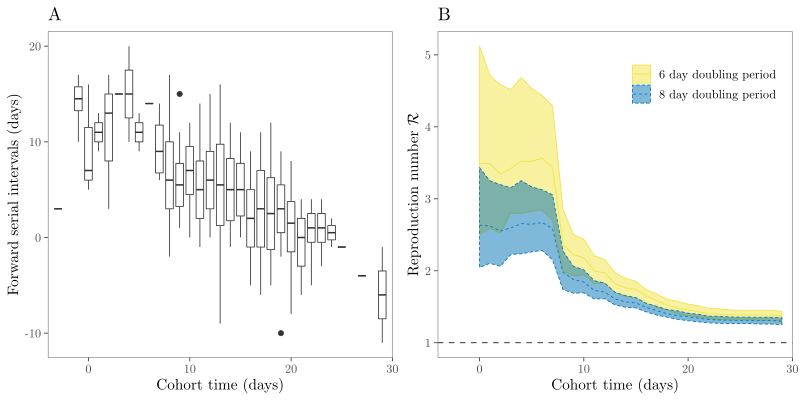

R code for this plot:
library(readxl)
library(tidyr)
library(dplyr)
library(ggplot2); theme_set(theme_bw())
library(gridExtra)
library(tikzDevice)
source("cpalette.R")

nboot <- 200

r1 <- log(2)/8
r2 <- log(2)/6

rr <- read_xlsx("Table S5.xlsx", skip=1) %>%
  mutate(
    cohort=`Index - symptom onset date`,
    serial=`Seconday - symptom onset date`- `Index - symptom onset date`
  )

rr_summ <- rr %>%
  group_by(cohort, serial) %>%
  summarize(
    size=length(serial)
  )

rr_summ2 <- rr %>%
  group_by(cohort) %>%
  summarize(
    mean=mean(serial)
  )

tcut <- seq(0, 29, by=1)

serdata1 <- lapply(tcut, function(x) {
  set.seed(123)
  tmp <- rr %>%
    filter(cohort <= x)
  
  R0samp <- replicate(nboot, {
    ss <- tmp$serial
    ss <- sample(ss, replace=TRUE)
    1/mean(exp(-r1*ss), na.rm=TRUE)
  })
  
  data.frame(
    t=x,
    R0=1/mean(exp(-r1*tmp$serial), na.rm=TRUE),
    lwr=quantile(R0samp, 0.025),
    upr=quantile(R0samp, 0.975)
  )
}) %>%
  bind_rows  %>%
  mutate(
    type="8 day doubling period"
  )

serdata2 <- lapply(tcut, function(x) {
  set.seed(123)
  tmp <- rr %>%
    filter(cohort <= x)
  
  R0samp <- replicate(nboot, {
    ss <- tmp$serial
    ss <- sample(ss, replace=TRUE)
    1/mean(exp(-r2*ss), na.rm=TRUE)
  })
  
  data.frame(
    t=x,
    R0=1/mean(exp(-r2*tmp$serial), na.rm=TRUE),
    lwr=quantile(R0samp, 0.025),
    upr=quantile(R0samp, 0.975)
  )
}) %>%
  bind_rows  %>%
  mutate(
    type="6 day doubling period"
  )

serall <- bind_rows(serdata1, serdata2)

g1 <- ggplot(rr_summ) +
  geom_boxplot(aes(cohort, serial, group=cohort)) +
  # geom_point(data=rr_summ2, aes(cohort, mean), col=cpalette[2]) +
  # geom_line(data=rr_summ2, aes(cohort, mean), col=cpalette[2], lty=2) +
  scale_x_continuous("Cohort time (days)", limits=c(-4, 30), expand=c(0, 0)) +
  scale_y_continuous("Forward serial intervals (days)") +
  ggtitle("A") +
  theme(
    panel.grid = element_blank(),
    legend.position = "none"
  )

g2 <- ggplot(serall) +
  geom_ribbon(aes(t, ymin=lwr, ymax=upr, fill=type, lty=type, col=type), alpha=0.5) +
  geom_hline(yintercept=1, lty=2) +
  geom_line(aes(t, R0, col=type, lty=type)) +
  scale_x_continuous("Cohort time (days)", limits=c(-4, 30), expand=c(0, 0)) +
  scale_y_continuous("Reproduction number $\\mathcal R$") +
  scale_color_manual(values=cpalette[5:6]) +
  scale_fill_manual(values=cpalette[5:6]) +
  ggtitle("B") +
  theme(
    panel.grid = element_blank(),
    legend.position = c(0.75, 0.85),
    legend.title = element_blank()
  )

tikz(file = "serial_analysis.tex", width = 8, height = 4, standAlone = T)
grid.arrange(g1, g2, nrow=1)
dev.off()
tools::texi2dvi('serial_analysis.tex', pdf = T, clean = T)
